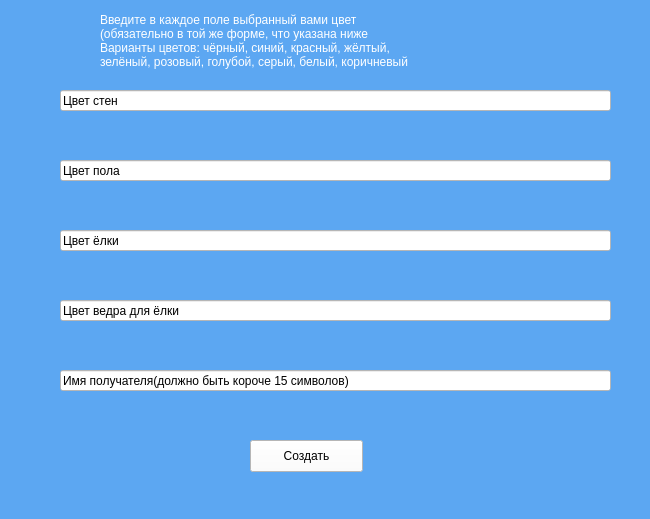
<?xml version="1.0" encoding="UTF-8"?>
<ui version="4.0">
 <class>Form</class>
 <widget class="QWidget" name="Form">
  <property name="geometry">
   <rect>
    <x>0</x>
    <y>0</y>
    <width>650</width>
    <height>519</height>
   </rect>
  </property>
  <property name="windowTitle">
   <string>Form</string>
  </property>
  <property name="styleSheet">
   <string notr="true">background-color: rgb(92, 167, 242);</string>
  </property>
  <widget class="QLineEdit" name="tree">
   <property name="geometry">
    <rect>
     <x>60</x>
     <y>230</y>
     <width>551</width>
     <height>21</height>
    </rect>
   </property>
   <property name="styleSheet">
    <string notr="true">background-color: rgb(255, 255, 255);
font: 14pt &quot;Courier New&quot;;</string>
   </property>
   <property name="text">
    <string>Цвет ёлки</string>
   </property>
  </widget>
  <widget class="QLineEdit" name="name">
   <property name="geometry">
    <rect>
     <x>60</x>
     <y>370</y>
     <width>551</width>
     <height>21</height>
    </rect>
   </property>
   <property name="styleSheet">
    <string notr="true">background-color: rgb(255, 255, 255);
font: 14pt &quot;Courier New&quot;;</string>
   </property>
   <property name="text">
    <string>Имя получателя(должно быть короче 15 символов)</string>
   </property>
  </widget>
  <widget class="QLineEdit" name="floor">
   <property name="geometry">
    <rect>
     <x>60</x>
     <y>160</y>
     <width>551</width>
     <height>21</height>
    </rect>
   </property>
   <property name="styleSheet">
    <string notr="true">background-color: rgb(255, 255, 255);
font: 14pt &quot;Courier New&quot;;</string>
   </property>
   <property name="text">
    <string>Цвет пола</string>
   </property>
  </widget>
  <widget class="QLineEdit" name="background">
   <property name="geometry">
    <rect>
     <x>60</x>
     <y>90</y>
     <width>551</width>
     <height>21</height>
    </rect>
   </property>
   <property name="styleSheet">
    <string notr="true">background-color: rgb(255, 255, 255);
font: 14pt &quot;Courier New&quot;;</string>
   </property>
   <property name="text">
    <string>Цвет стен</string>
   </property>
  </widget>
  <widget class="QLineEdit" name="basket">
   <property name="geometry">
    <rect>
     <x>60</x>
     <y>300</y>
     <width>551</width>
     <height>21</height>
    </rect>
   </property>
   <property name="styleSheet">
    <string notr="true">background-color: rgb(255, 255, 255);
font: 14pt &quot;Courier New&quot;;</string>
   </property>
   <property name="text">
    <string>Цвет ведра для ёлки</string>
   </property>
  </widget>
  <widget class="QLabel" name="label">
   <property name="geometry">
    <rect>
     <x>100</x>
     <y>10</y>
     <width>451</width>
     <height>61</height>
    </rect>
   </property>
   <property name="styleSheet">
    <string notr="true">color: rgb(255, 255, 255);
font: 14pt &quot;Courier New&quot;;</string>
   </property>
   <property name="text">
    <string>Введите в каждое поле выбранный вами цвет
(обязательно в той же форме, что указана ниже
Варианты цветов: чёрный, синий, красный, жёлтый,
зелёный, розовый, голубой, серый, белый, коричневый</string>
   </property>
  </widget>
  <widget class="QPushButton" name="create_button2">
   <property name="geometry">
    <rect>
     <x>250</x>
     <y>440</y>
     <width>113</width>
     <height>32</height>
    </rect>
   </property>
   <property name="styleSheet">
    <string notr="true">background-color: rgb(255, 255, 255);
font: 14pt &quot;Courier New&quot;;</string>
   </property>
   <property name="text">
    <string>Создать</string>
   </property>
  </widget>
 </widget>
 <resources/>
 <connections/>
</ui>
